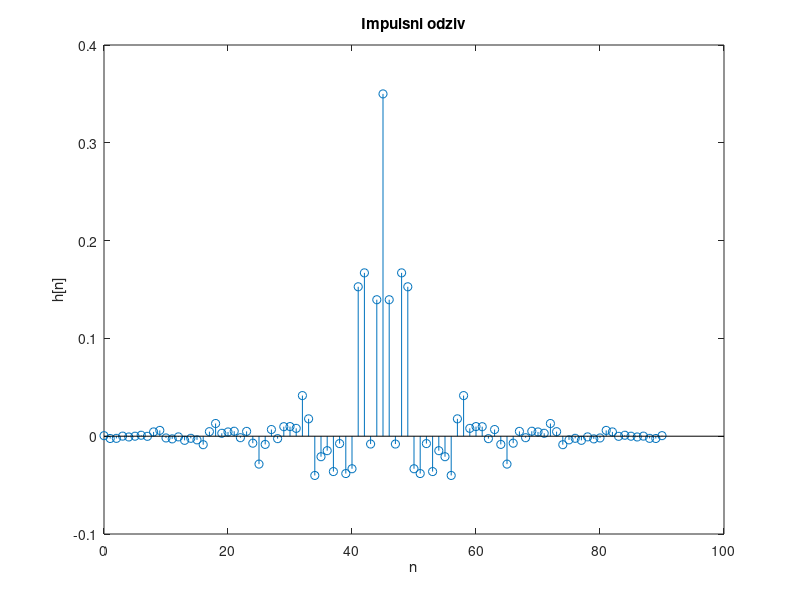
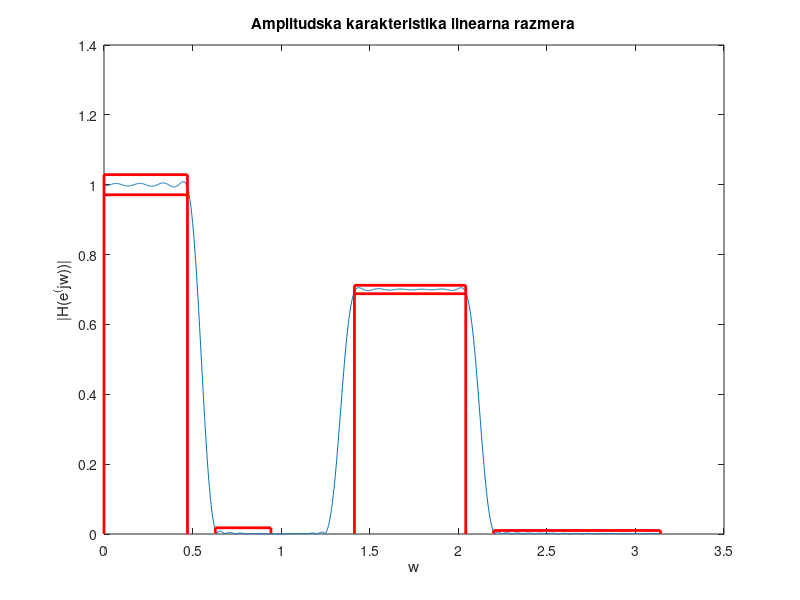
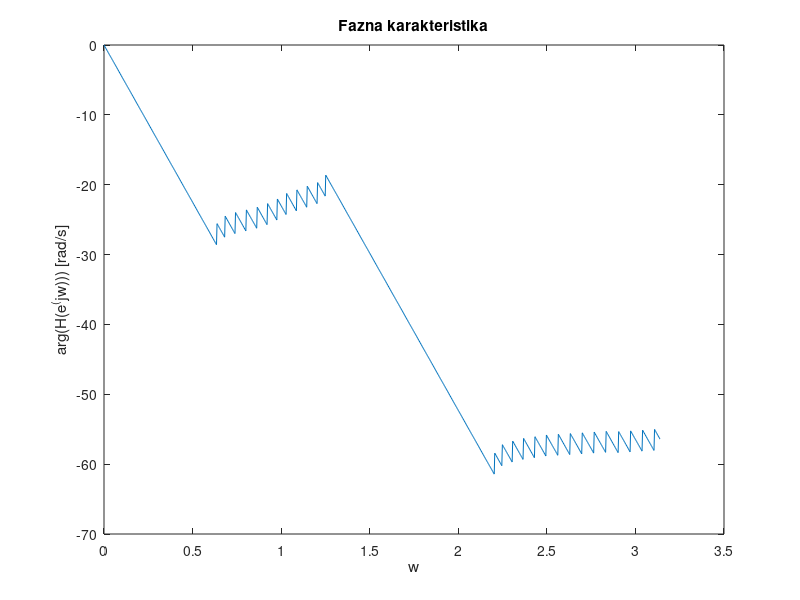

MATLAB code to generate these figures, in order:

function [h] =KajzerNO()
%Funkcija sintetizuje FIR filtar nepropusnik opsega koriscenjem metoda
%odsjecanja impulsnog odziva Kajzerovom prozorskom funkcijom. Filtar ima
%dva nepropusna opsega, a specifikacije su odredjene u tekstu zadatkua.

%zadavanje specifikacija
wp1=0; wp2=0.15*pi; wp3=0.45*pi; wp4=0.65*pi;
wa1=0.2*pi; wa2=0.3*pi; wa3=0.7*pi; wa4=pi;
H1=1; H2=0.7;
Ap1=0.5; Ap2=0.3; Aa1=35; Aa2=40;

%odredjivanje Bt, wc, da i dp
Bt=min([wa1-wp2, wp3-wa2, wa3-wp4]);

wc1=wp2+Bt/2;
wc2=wp3-Bt/2;
wc3=wp4+Bt/2;

da1=10^(-0.05*Aa1);
da2=10^(-0.05*Aa2);
dp1=H1*( 10^(0.05*Ap1)-1 )/( 10^(0.05*Ap1)+1 );
dp2=H2*( 10^(0.05*Ap2)-1 )/( 10^(0.05*Ap2)+1 );

delta=min([da1,da2,dp1,dp2]);
Aa=-20*log10(delta);

% odredjivanje beta
beta=0;
if ( Aa>=21 && Aa<=50 ), beta=0.5842*(Aa-21)^0.4+0.07886*(Aa-21);end
if Aa >50, beta=0.1102*(Aa-8.7);end

%odredjivanje M
D=0.9222;
if Aa >21, D=(Aa-7.95)/14.36; end
M=ceil(2*pi*D/Bt+1);

%generisanje kajzerovog prozora 
prozor=kaiser(M,beta)';

%odredjivanje impulsnog odziva idealnog filtra
%navedeni filtar cu posmatrati kao kombinaciju tri idealna NF filtra sa
%granicnim ucestanostima wc1,wc2 wc3 i tako poznavajuci impulsni odziv NF
%filtra odrediti i odziv zeljenog
n=-(M-1)/2:(M-1)/2;
b=H1*sin(n*wc1)./(n*pi)+ (H2*(sin(n*wc3)-sin(n*wc2)) )./(n*pi);
if ( M-2*fix(M/2) ) > 0,
        indeks=(M+1)/2 ;
        b(indeks)= H1*wc1/pi+ H2*(wc3-wc2)/pi;
end

% mnozenje za odbircima prozorske funkcije
h=b.*prozor;


%crtanje impulsnog odziva projektovanog filtra
figure(1);
stem(0:M-1,h);
title('Impulsni odziv')
xlabel('n');
ylabel('h[n]');

%crtanje amplitudske k-ke i zadatih gabarita
x1=[wp1 wp2]; y1=[H1+dp1 H1+dp1];
x2=[wp1 wp2]; y2=[H1-dp1 H1-dp1];
x3=[wp1 wp1]; y3=[H1+dp1 dp1/100];
x4=[wp2 wp2]; y4=[H1+dp1 dp1/100];
x5=[wa1 wa2]; y5=[da1 da1];
x6=[wa1 wa1]; y6=[da1 da1/10];
x7=[wa2 wa2]; y7=[da1 da1/10];
x8=[wp3 wp4]; y8=[H2+dp2 H2+dp2];
x9=[wp3 wp4]; y9=[H2-dp2 H2-dp2];
x10=[wp3 wp3]; y10=[H2+dp2 dp2/100];
x11=[wp4 wp4]; y11=[H2+dp2 dp2/100];
x12=[wa3 wa4]; y12=[da2 da2];
x13=[wa3 wa3]; y13=[da2 da2/10];
x14=[wa4 wa4]; y14=[da2 da2/10];

[H,w]=freqz(h,1,1024);  Ha=abs(H); Hp=unwrap(angle(H));
figure(2);
plot(w,Ha);
xlabel('w');
ylabel('|H(e^(jw))|');
title('Amplitudska karakteristika linearna razmera')

line(x1,y1,'LineWidth',2,'Color','r');
line(x2,y2,'LineWidth',2,'Color','r');
line(x3,y3,'LineWidth',2,'Color','r');
line(x4,y4,'LineWidth',2,'Color','r');
line(x5,y5,'LineWidth',2,'Color','r');
line(x6,y6,'LineWidth',2,'Color','r');
line(x7,y7,'LineWidth',2,'Color','r');
line(x8,y8,'LineWidth',2,'Color','r');
line(x9,y9,'LineWidth',2,'Color','r');
line(x10,y10,'LineWidth',2,'Color','r');
line(x11,y11,'LineWidth',2,'Color','r');
line(x12,y12,'LineWidth',2,'Color','r');
line(x13,y13,'LineWidth',2,'Color','r');
line(x14,y14,'LineWidth',2,'Color','r');

%crtanje fazne k-ke
figure(4);
plot(w, Hp);
xlabel('w');
ylabel('arg(H(e^(jw))) [rad/s]');
title('Fazna karakteristika');


end

